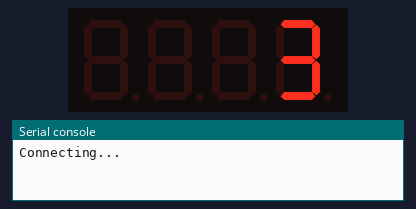
Recording of a program running on a simulated MicroPython board. Shown: 4-digit seven-segment display, the last lines printed to the serial console. WiFi joins after 1.5 s; web requests get an empty 200 reply after 0.4 s; library files of the repository ran but are not shown: tm1637.py. At 6.3 s the program stops and its outputs stay as they are.

Above: at 0.1 s.
At 2.68 s:
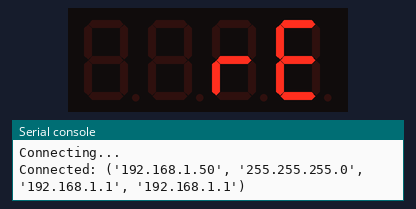
At 3.19 s:
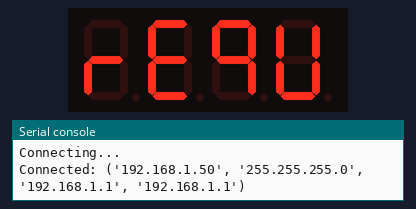
At 3.97 s:
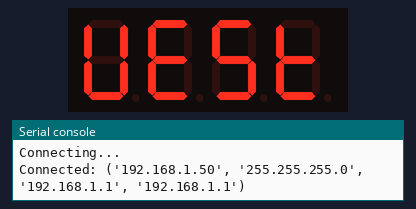
At 4.74 s:
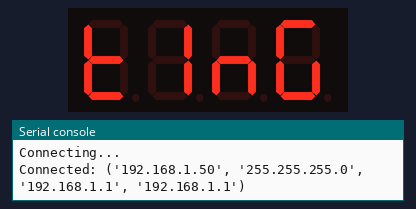
At 5.52 s:
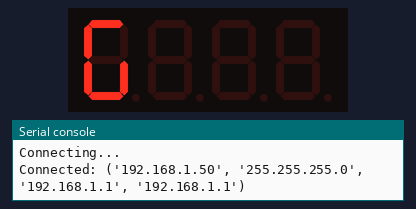

The program:

main.py
```python
import tm1637
import urequests
from machine import Pin
from utime import sleep
import network

mydisplay = tm1637.TM1637(clk=Pin(0), dio=Pin(1))
mydisplay.brightness(2)

api_url = 'http://api.cskartikey.hackclub.app/data'

ssid = 'ssid'
password = 'password'

def connect(ssid, password, timeout=20):
    """
    Connect to WLAN within a timeout period.
    """
    wlan = network.WLAN(network.STA_IF)
    wlan.active(True)
    wlan.connect(ssid, password)
    mydisplay.number(3)

    elapsed_time = 0
    while not wlan.isconnected():
        if elapsed_time > timeout:
            print('Connection timeout.')
            mydisplay.number(9)
            return False
        print('Connecting...')
        sleep(1)
        elapsed_time += 1

    print('Connected:', wlan.ifconfig())
    mydisplay.show("Connected")
    return True

def get_data(url):
    try:
        mydisplay.scroll("requesting")
        response = urequests.get(url)
        if response.status_code == 200:
            print('Data retrieved:', response.json())
            res_json = response.json()
            mydisplay.number(res_json['total_users'])
        else:
            print('Failed with status', response.status_code)
            mydisplay.number(8)
    except Exception as e:
        print('Request failed:', e)
        mydisplay.number(7)

def main():
    if connect(ssid, password):
        get_data(api_url)

main()
```
